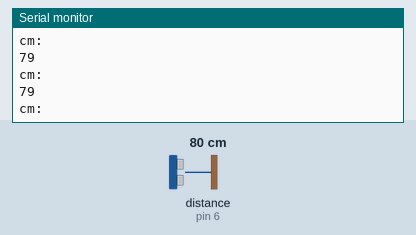
This sketch was run on a simulated Arduino Uno, built with avr-gcc and run on an emulated ATmega328P. Parts: the last lines printed to the serial monitor. Wiring (inferred from the names in the program): ultrasonic range finder: trigger pin 7; echo pin 6. The inputs (shaded band) are chosen by the test bench; at power-on: distance to the obstacle (sensor on pin 6) 80 cm. The echo pulse lasts 58.3 µs per cm; the modem accepts every AT command (registered, SIM ready, sends succeed) and sends nothing else.

Above: at 1.3 s.
1.4 s: distance to the obstacle (sensor on pin 6) set to 2 cm
At 2.3 s:
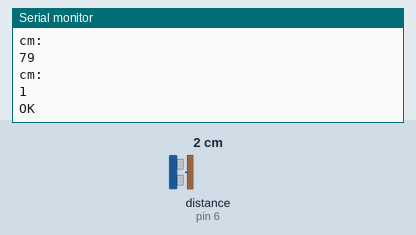
At 3.6 s:
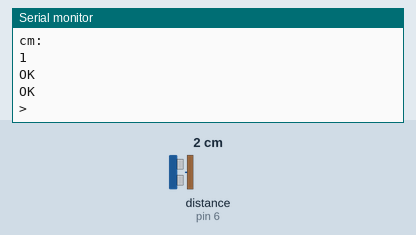
Timing chart, 0 to 5.1 s (numbered marks = the images above; inputs shaded):
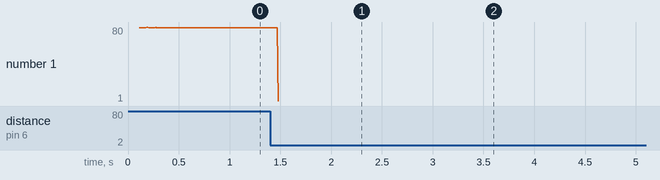

The sketch:

Water_check.ino
```cpp
#include <SoftwareSerial.h>
SoftwareSerial SMS(9, 10);
#define trigpin 7
#define echopin 6
// rx(9) and tx(10)
                          // rx(9-arduino) connect to tx(gsm module)
                          // tx(10-arduino) connect to rx(gsm module)
void setup()
{
  SMS.begin(9600);       // baud rate for gsm module
  Serial.begin(9600);
  pinMode(trigpin, OUTPUT);
  pinMode(echopin, INPUT);// baud rate for serial monitor
  delay(100);

  pinMode(12, INPUT);
}
void loop()
{
  int duration, distance;
  digitalWrite(trigpin, HIGH);
  delayMicroseconds(1000);
  digitalWrite(trigpin, LOW);

  duration = pulseIn(echopin,HIGH);
  distance = ( duration / 2) / 29.1;
  Serial.println("cm:");
  Serial.println(distance);


  if(  (distance > 0) && (distance <= 10)   )
  {
    sendmessage();
    //recievemessage(); // to receive message enable receivemessage function
                         // and "//" the sendmessage function
  }
   if (SMS.available()>0){// verify any bits which income through pins 9 and 10
   Serial.write(SMS.read());// write income data on serial monitor
 }
}
 void sendmessage()
{

  SMS.println("AT");
  updateSerial();

  SMS.println("AT+CMGF=1"); //AT command for text mode of gsm module
  updateSerial();
  SMS.println("AT+CMGS=\"+60102062026\""); //  x is your mobile number
  updateSerial();
  SMS.println("Water can be drank now!");// the text you want to send
  updateSerial();
  SMS.write(26);// ASCII code of CTRL+Z
  delay(10000);
  Serial.println("Sent");
}
 void recievemessage()
{
  SMS.println("AT+CNMI=2,2,0,0,0"); // AT command to receive SMS
  delay(1000);
 }


void updateSerial()
{
  delay(500);
  while (Serial.available())
  {
    SMS.write(Serial.read());//Forward what Serial received to Software Serial Port
  }
  while(SMS.available())
  {
    Serial.write(SMS.read());//Forward what Software Serial received to Serial Port
  }
}
```

Measured:
- after the input at 1.4 s, the serial monitor: prints a new line after 0.08 s (image 1)
- plotted number 1: 79 → 1 after the input at 1.4 s
